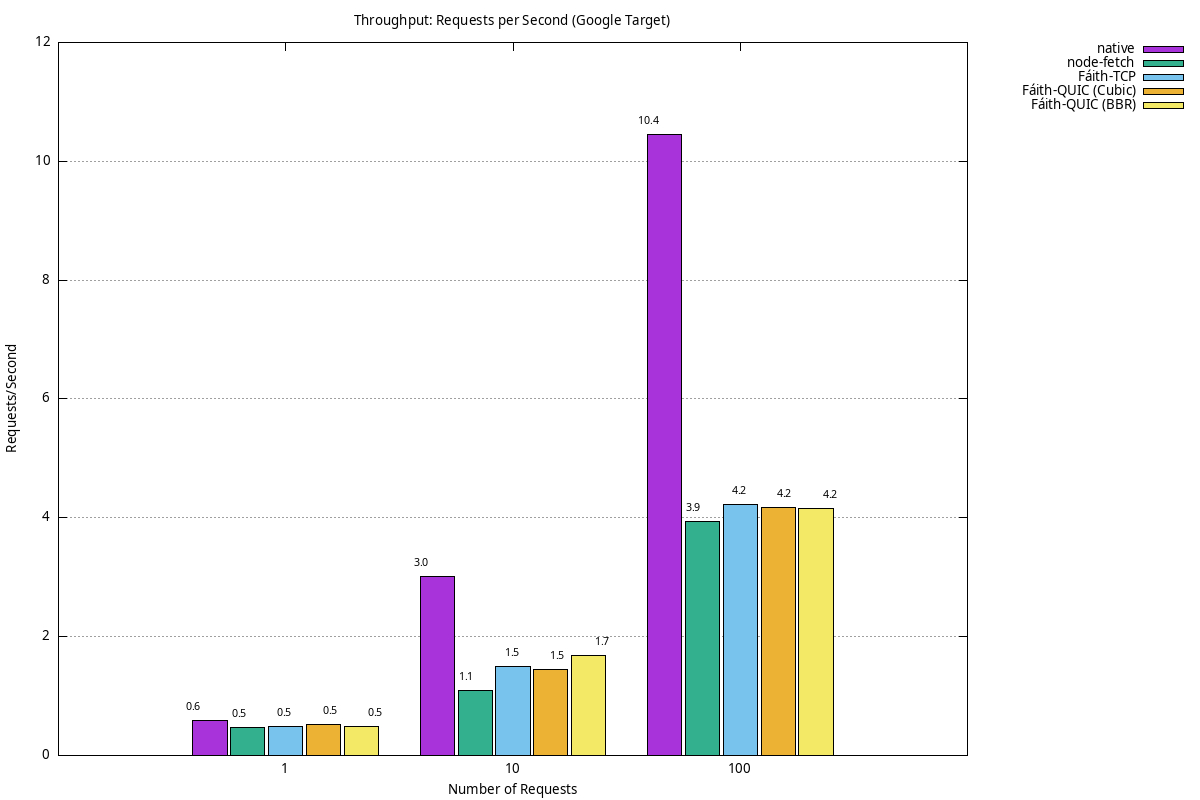

Generate this figure with gnuplot:
set terminal png size 1200,800 font "sans,10" enhanced
set output 'charts/throughput_google.png'
set title 'Throughput: Requests per Second (Google Target) (higher is better)'
set xlabel 'Number of Requests'
set ylabel 'Requests/Second'
set grid ytics
set key outside right top
set style data histograms
set style histogram clustered gap 1
set style fill solid 0.8 border -1
set boxwidth 0.9
set offset 0,0,graph 0.15,0
set xtics ("1" 0, "10" 1, "100" 2)


plot 'charts/throughput_google_data.txt' using 2:xtic(1) title 'native', \
     '' using 3 title 'node-fetch', \
     '' using 4 title 'Fáith-TCP', \
     '' using 5 title 'Fáith-QUIC (Cubic)', \
     '' using 6 title 'Fáith-QUIC (BBR)', \
     '' using ($0-0.4):2:(sprintf("%.1f",$2)) with labels center offset 0,1 font ",8" notitle, \
     '' using ($0-0.2):3:(sprintf("%.1f",$3)) with labels center offset 0,1 font ",8" notitle, \
     '' using ($0):4:(sprintf("%.1f",$4)) with labels center offset 0,1 font ",8" notitle, \
     '' using ($0+0.2):5:(sprintf("%.1f",$5)) with labels center offset 0,1 font ",8" notitle, \
     '' using ($0+0.4):6:(sprintf("%.1f",$6)) with labels center offset 0,1 font ",8" notitle
